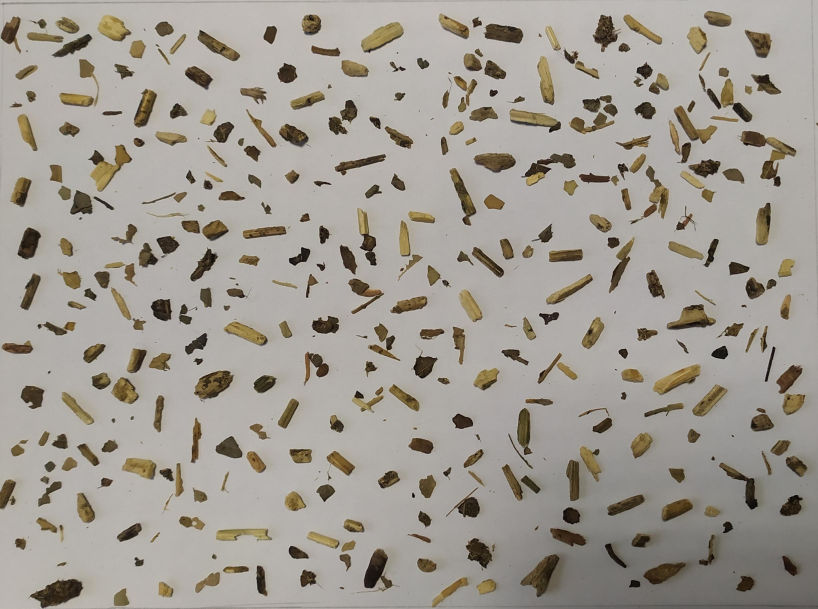
#> input picture Paper1-YMporousmat/count_grains/coarse/YM2_gruesa_200x150.JPG, 2454 x 1826 px, found by its file name (shown at 1/3 size)
$ jupyter execute count_grain.ipynb
#> lines starting #> are read from the running program, lines starting #| are printed output that depends on the picture; after the words box and inside, x2 and y2 are one past the last pixel; in counts of white or black regions, pixels touching at a corner belong together
## Algorithm to predict the size of the Yerba Mate grains

It is based in a photo of the grains disposed in a white paper. The algorithm can detect the contours and calculate the equivalent width and length of each grain. Then the distribution of the particle sizes is shown.

1. First the image is loaded and the cv2 library is used to process the image

[cell 1]
import cv2 as cv
import numpy as np
import pandas as pd
import seaborn as sns
from sklearn.cluster import KMeans
import matplotlib.pyplot as plt

fname = 'YM2_gruesa_200x150.jpg'
img = cv.imread(fname) #YM_media3_2914x1758
#> img is the input picture: shape (1826, 2454, 3); mean B, G, R 146.2, 154.6, 160.1

#YM2_fine_150x100 --> 2684/150 = 17.89  ; 1768/100 = 17.68 resolution
#YM2_gruesa_200x150 --> 2454/200=12.27 ; 1826/150= 12.17
#YM2_extrafine_200x150 -->  5136/200 = 25.68 ; 3726/150 = 24.84

# Convert the image to grayscale
gray = cv.cvtColor(img, cv.COLOR_BGR2GRAY)
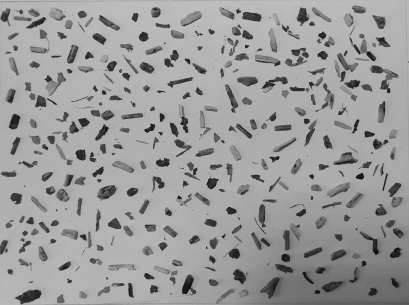
#> gray: shape (1826, 2454) (shown at 1/6 size); min 0, max 216, mean 155.2
img_rgb = cv.cvtColor(img, cv.COLOR_BGR2RGB)


# Apply Gaussian blur to reduce noise
gray_blurred = cv.GaussianBlur(gray, (7, 7), 5)
img_edges = cv.Canny(gray,150,200)
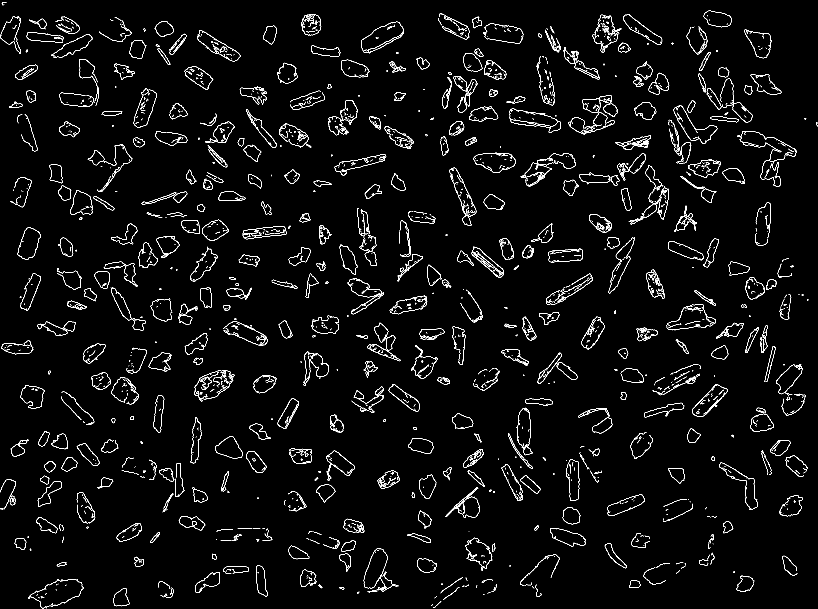
#> img_edges: shape (1826, 2454) (shown at 1/3 size); 2.4% white in thin lines or dots
#cv2.Canny

xlim = (1500, 2300)
ylim = (1750, 1200)

fig, axx = plt.subplots(1, 4, figsize=(25,10))
axx[0].imshow(img_rgb)
axx[1].imshow(gray, cmap='gray')
axx[2].imshow(gray_blurred, cmap='gray')
axx[3].imshow(img_edges)
#fig.suptitle('Yerba Mate extrafine granules')
axx[0].set_xlabel('Pixel')
axx[0].set_ylabel('Pixel')
axx[0].set_title('Original')
#axx[0].set_xlim(4000, 5000)
#axx[0].set_ylim(2500, 3500)

axx[1].set_title('Gray')
axx[1].set_xlim(xlim)
axx[1].set_ylim(ylim)

axx[2].set_title('Gray Blurred')
axx[2].set_xlim(xlim)
axx[2].set_ylim(ylim)

axx[3].set_title('Edges')
axx[3].set_xlim(xlim)
axx[3].set_ylim(ylim)
plt.show()
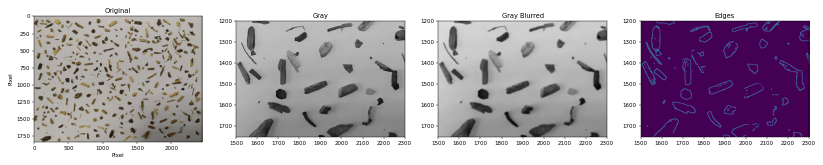
#> figure drawn by matplotlib, 4 panels
print('Hello')

[cell 2]
#!pip install --upgrade pip
#!pip install opencv-python

#### Define the threshold of the image

[cell 3]
# Get the pixel resolution in pixels per millimeter (Enter valid values based on your image)
#pixel_resolution_x = float(input("Enter horizontal pixel resolution (pixels/mm): ")) #2234/100=22.34
#pixel_resolution_y = float(input("Enter vertical pixel resolution (pixels/mm): "))   #1358/60= 22.62

#YM2_extrafine_200x150.jpg (4975x3689 px)
pixel_resolution_x = 12.2
pixel_resolution_y = 12.2

# Apply thresholding to segment the sticks from the background
thresh = cv.threshold(gray_blurred, 100, 255, cv.THRESH_BINARY_INV + cv.THRESH_OTSU)[1]
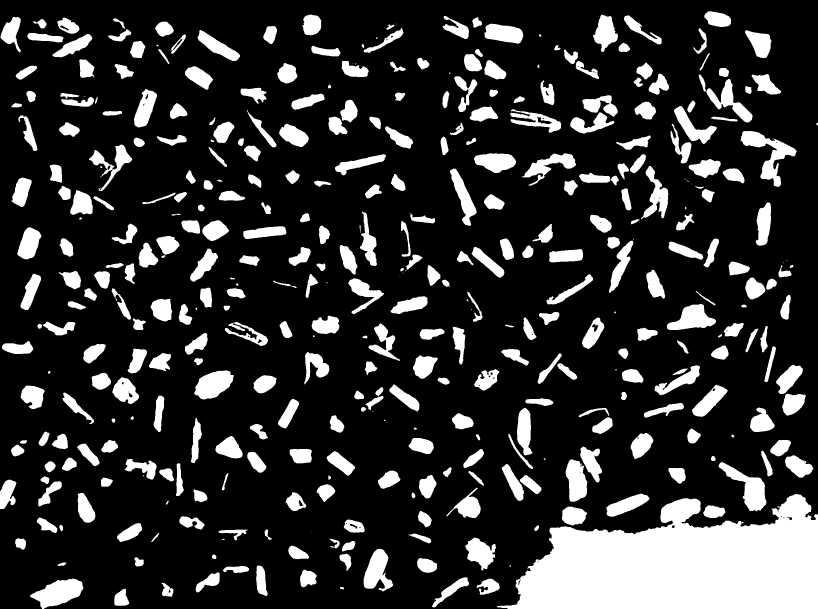
#> thresh: shape (1826, 2454) (shown at 1/3 size); 19.4% white; 404 white regions (33 under 20 px), largest, box (x1, y1, x2, y2) and area: (1490, 1482, 2454, 1826) 224933, (2222, 393, 2390, 561) 9106, (90, 1736, 250, 1826) 8398
thresh2 = cv.adaptiveThreshold(gray_blurred, 255, cv.ADAPTIVE_THRESH_GAUSSIAN_C, cv.THRESH_BINARY_INV, 71,4) #Tune this last two numbers (odd values) to make the selection finer of coarser
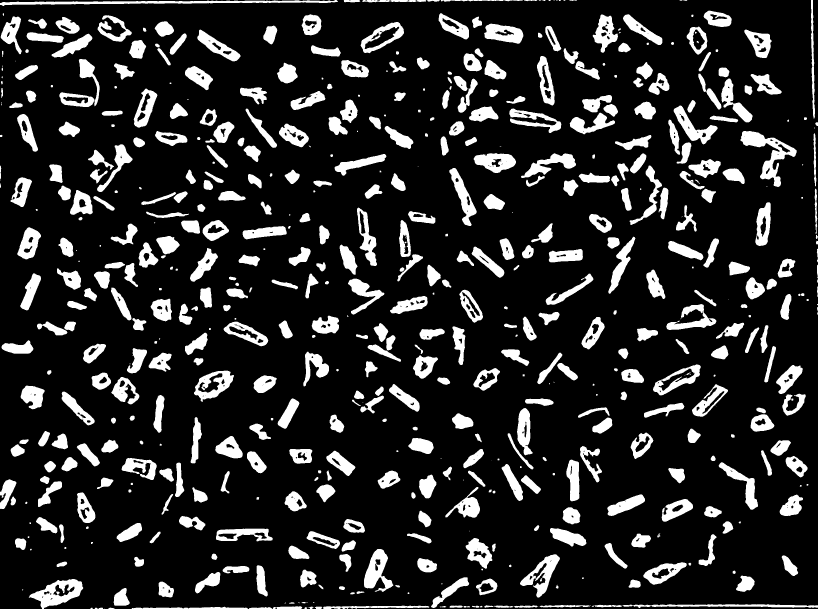
#> thresh2: shape (1826, 2454) (shown at 1/3 size); 15.8% white; 601 white regions (62 under 20 px)

fig, axx = plt.subplots(2, 2, figsize=(15,10))
axx[0][0].imshow(cv.cvtColor(thresh, cv.COLOR_BGR2RGB))
axx[0][0].set_title('Threshold')

axx[0][1].imshow(cv.cvtColor(thresh, cv.COLOR_BGR2RGB))
axx[0][1].set_xlim(xlim)
axx[0][1].set_ylim(ylim)

axx[1][0].imshow(cv.cvtColor(thresh2, cv.COLOR_BGR2RGB))
axx[1][0].set_title('Adaptive Threshold')

axx[1][1].imshow(cv.cvtColor(thresh2, cv.COLOR_BGR2RGB))
axx[1][1].set_xlim(xlim)
axx[1][1].set_ylim(ylim)

plt.show()
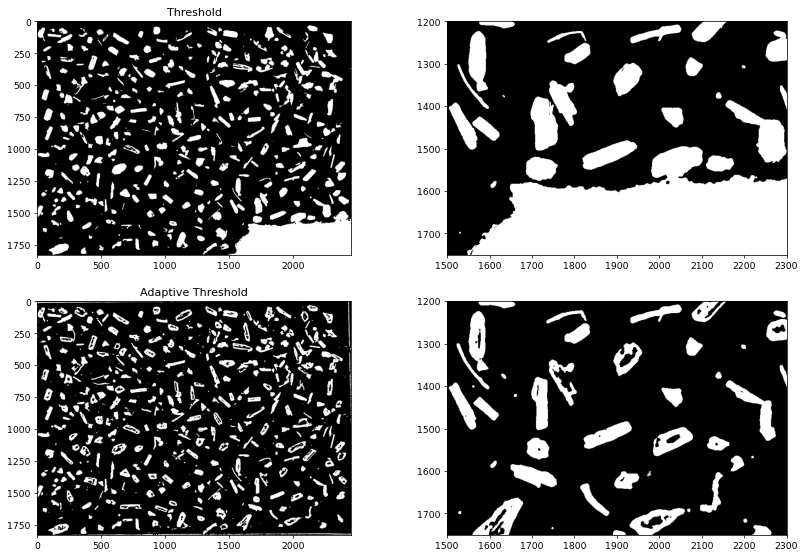
#> figure drawn by matplotlib, 4 panels

#### Find the contours of each grain

- with standard threshold
- with Addaptive threshold

[cell 4]
# Find contours of the sticks

contours, hierarchy = cv.findContours(thresh, cv.RETR_EXTERNAL, cv.CHAIN_APPROX_SIMPLE)
#> contours = 403 contours, 41 with area under 20; largest, box (x1, y1, x2, y2) and area: (1490, 1482, 2454, 1826) 223643, (2222, 393, 2390, 561) 8756, (90, 1736, 250, 1826) 8215, (2156, 1386, 2300, 1534) 7672, (583, 1111, 701, 1198) 6717
contours2, hierarchy2 = cv.findContours(thresh2, cv.RETR_EXTERNAL, cv.CHAIN_APPROX_SIMPLE)
#> contours2 = 593 contours, 94 with area under 20; largest, box (x1, y1, x2, y2) and area: (2221, 393, 2390, 561) 8610, (86, 1737, 250, 1826) 7890, (582, 1112, 702, 1205) 6665, (1082, 66, 1212, 160) 6354, (0, 0, 1014, 18) 6151

fig, axx = plt.subplots(2, 2, figsize=(15,10))
colors = ['r', 'g', 'b', 'y', 'm']
for i, contour in enumerate(contours):
    area = cv.contourArea(contour)
    if area > 100:  # Only draw valid contours
        x, y = contour[:, :, 0].ravel(), contour[:, :, 1].ravel()
        axx[0][0].plot(x, y)
        axx[0][1].plot(x, y)
#> this loop made 403 passes
#> area on passes 1 to 8: 1549, 55.5, 881.5, 1814, 8215, 2523, 1906, 1843.5
axx[0][0].imshow(img, cmap='viridis', alpha=0.5)  # Overlay original image
axx[0][0].set_title('Standard threshold')
axx[0][1].imshow(img, cmap='viridis', alpha=0.5)  # Overlay original image
axx[0][1].set_xlim(xlim)
axx[0][1].set_ylim(ylim)

for i, contour in enumerate(contours2):
    area = cv.contourArea(contour)
    if area > 100:  # Only draw valid contours
        x, y = contour[:, :, 0].ravel(), contour[:, :, 1].ravel()
        axx[1][0].plot(x, y)
        axx[1][1].plot(x, y)
#> this loop made 593 passes
#> area on passes 2, 3, 8: 44.5, 20, 23.5
axx[1][0].imshow(img, cmap='viridis', alpha=0.5)  # Overlay original image
axx[1][0].set_title('Adaptive threshold')
axx[1][1].imshow(img, cmap='viridis', alpha=0.5)  # Overlay original image
axx[1][1].set_xlim(xlim)
axx[1][1].set_ylim(ylim)

plt.show()
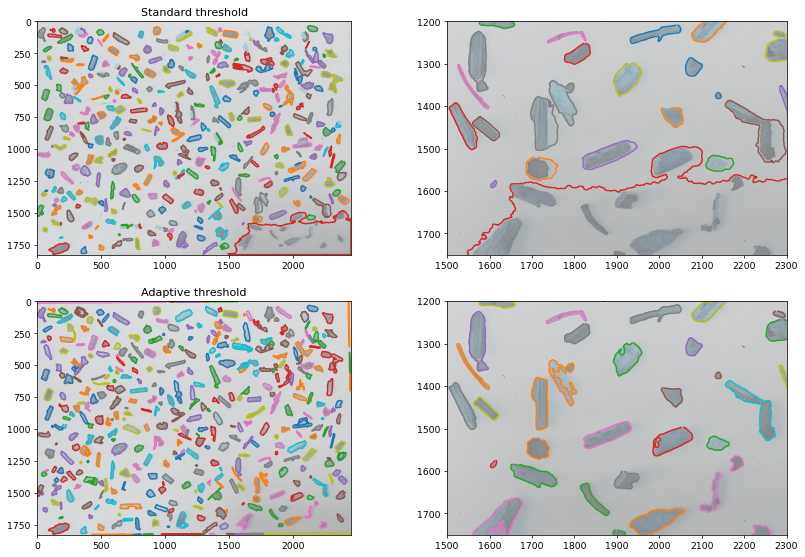
#> figure drawn by matplotlib, 4 panels; B, G, R data is drawn as R, G, B

#### Calculate the area of contours and equivalent width and length of the grains

[cell 5]
#Selected threshold and contour
selected_threshold = thresh2
selected_contour = contours2
#> selected_contour has the same summary as contours2

# Initialize lists to store stick dimensions
stick_lengths = []
stick_widths = []

# Loop through each contour (stick)
for contour in selected_contour:
    # Filter out small contours based on area (this threshold may need adjustment)
    area = cv.contourArea(contour)
    if area > 100:  # Minimum contour area to consider (pixels)
        # Calculate the bounding rectangle for the contour
        x, y, w, h = cv.boundingRect(contour)

        # Debugging: bounding rectangle position and size in pixels
        #print(f"Contour area: {area}, Width (px): {w}, Height (px): {h}")

        # Convert pixel dimensions to millimeters
        length = h / pixel_resolution_y  # Height in mm
        width = w / pixel_resolution_x    # Width in mm

        #Aca agregar que calcule el area de circunferencia equivalente de cada grano:

        # Append the stick dimensions to the lists
        stick_lengths.append(length)  # in mm
        stick_widths.append(width)    # in mm
#> this loop made 593 passes
#> (area, x, y, w, h, length, width) on passes 9, 12, 14, 19, 20, 21, 23, 24: (148.5, 747, 1821, 69, 5, 0.41, 5.66), (694, 427, 1820, 316, 6, 0.492, 25.9), (379.5, 829, 1819, 78, 7, 0.574, 6.39), (1448.5, 969, 1817, 319, 9, 0.738, 26.15), (276.5, 1542, 1816, 73, 7, 0.574, 5.98), (213, 1483, 1816, 57, 7, 0.574, 4.67), (173.5, 1348, 1816, 41, 7, 0.574, 3.36), (563, 1620, 1815, 153, 7, 0.574, 12.54)
#> after the loop, stick_lengths = 387 values, max 29.18 at index 381, min 0.41 at index 0, mean 4.74; stick_widths = 387 values, max 83.11 at index 386, min 0.656 at index 251, mean 5.55

len(stick_lengths)
#> Out = 387

#### Create a DataFrame

[cell 6]
dict_dimensions = {'length': stick_lengths, 'width': stick_widths}

df_grains = pd.DataFrame(dict_dimensions)
#> df_grains = table of 387 rows and 2 columns
df_grains.head()

df_grains.to_csv(f'dimensions_{fname}.csv', index=False)

#Calculate mean values and standard deviation

length_mean = round(df_grains['length'].mean(), 2)
#> length_mean = 4.74
length_dev = round(df_grains['length'].std(), 2)
#> length_dev = 2.95

width_mean = round(df_grains['width'].mean(), 2)
#> width_mean = 5.55
width_dev = round(df_grains['width'].std(), 2)

df_grains['length'].size

#### Plot the results

[cell 7]
fig = plt.figure(figsize=(15,10))
gs = fig.add_gridspec(3,3, figure=fig)

ax1=fig.add_subplot(gs[0,0])
ax2=fig.add_subplot(gs[0,-2])
ax3=fig.add_subplot(gs[0,-1])
ax4=fig.add_subplot(gs[1,:])
ax5=fig.add_subplot(gs[2,:])

ax1.imshow(img_rgb, cmap='gray')
ax2.imshow(selected_threshold, cmap='gray')
ax3.imshow(gray, cmap='gray')

for i, contour in enumerate(selected_contour):
    area = cv.contourArea(contour)
    if area > 100:  # Only draw valid contours
        x, y = contour[:, :, 0].ravel(), contour[:, :, 1].ravel()
        ax3.plot(x, y)
#> this loop made 593 passes
#> contour on passes 1, 13, 39: [[314, 1825]], [[1618, 1819], [1617, 1820]], [[1672, 1754], [1673, 1755]]
ax3.imshow(img, cmap='viridis', alpha=0.5)  # Overlay original image
ax3.set_xlabel('pixel')
#ax3.set_ylabel('pixel')

bins=30
fontsize=15
count = df_grains['length'].size

sns.histplot(data=df_grains, ax=ax4, x='length', bins=70, kde=True, log_scale=False, label=f'Count: {count}, Mean: {length_mean} mm, std: {length_dev} mm')
#sns.histplot(data=clustered_sticks[1], ax=ax4, x='length', bins=30, kde=True, log_scale=False, label=f'Mean: {round(np.array(clustered_sticks[1]["length"]).mean(), 2)} mm, std: {round(np.array(clustered_sticks[1]["length"]).std(), 2)} mm')
#sns.jointplot(data=df, x="length", y="width")
ax4.set_xlabel('Length [mm]', fontsize=fontsize)
ax4.set_ylabel('Counts', fontsize=fontsize)
xlabels=np.arange(0,30,1)
ax4.set_xticks(xlabels)#, fontsize=fontsize)
ax4.set_xlim(0, 15)
ax4.legend()


sns.histplot(data=df_grains, ax=ax5, x='width', bins=130, kde=True, log_scale=False, label=f'Count: {count}, Mean: {width_mean} mm, std: {width_dev} mm')
#sns.histplot(data=clustered_sticks[1], ax=ax5, x='width', bins=30, kde=True, log_scale=False, label=f'Mean: {round(np.array(clustered_sticks[1]["width"]).mean(), 2)} mm, std: {round(np.array(clustered_sticks[1]["width"]).std(), 2)} mm')
ax5.set_xlabel('Width [mm]', fontsize=fontsize)
ax5.set_ylabel('Counts', fontsize=fontsize)
ax5.set_xticks(xlabels)#, fontsize=fontsize)
ax5.set_xlim(0, 15)
plt.tight_layout(pad=0.5)
ax5.legend()

plt.show()
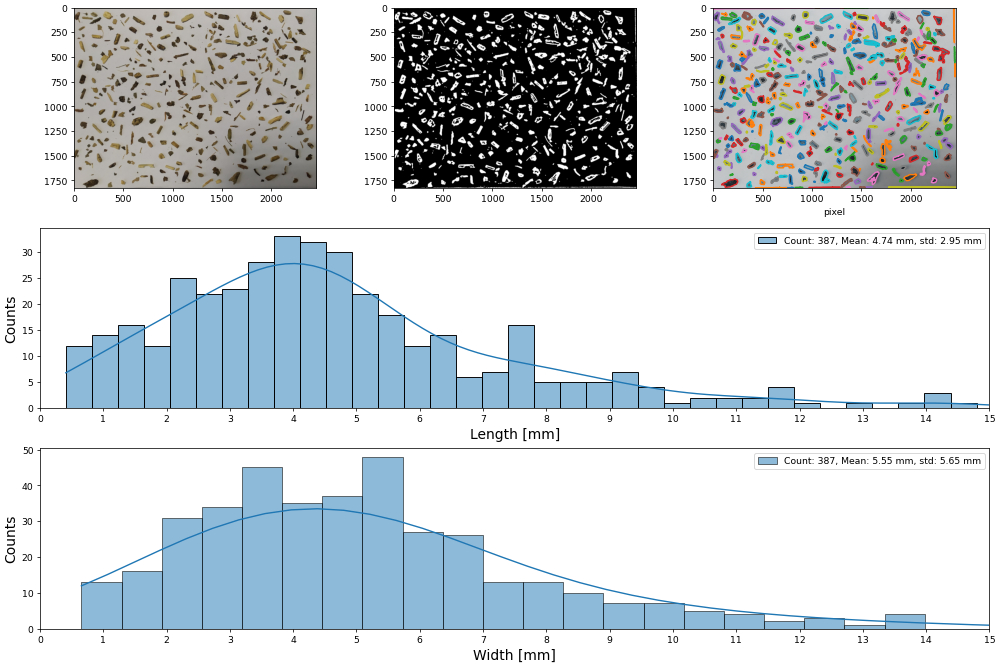
#> figure drawn by matplotlib, 5 panels; B, G, R data is drawn as R, G, B; panel 4: tallest bar 33 high, from x = 3.7 to 4.11; panel 4: curve peaks at x = 4.02, y = 27.8; panel 5: tallest bar 48 high, from x = 5.1 to 5.73; panel 5: curve peaks at x = 4.39, y = 33.47

$ run again, with Paper1-YMporousmat/count_grains/coarse/YM2_coarse_2.1_clean.JPG copied over Paper1-YMporousmat/count_grains/coarse/YM2_gruesa_200x150.JPG
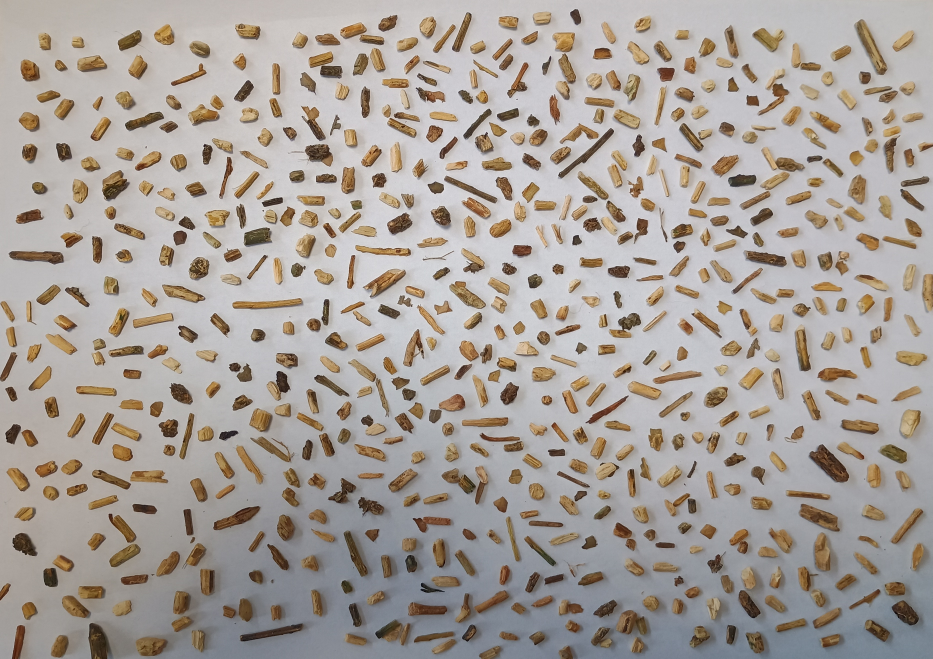
#> input picture Paper1-YMporousmat/count_grains/coarse/YM2_coarse_2.1_clean.JPG, 3729 x 2635 px, found by its file name (shown at 1/4 size)
#> img is the input picture: shape (2635, 3729, 3); mean B, G, R 153.3, 159.6, 167.3
#> `img_edges = cv.Canny(gray,150,200)`:
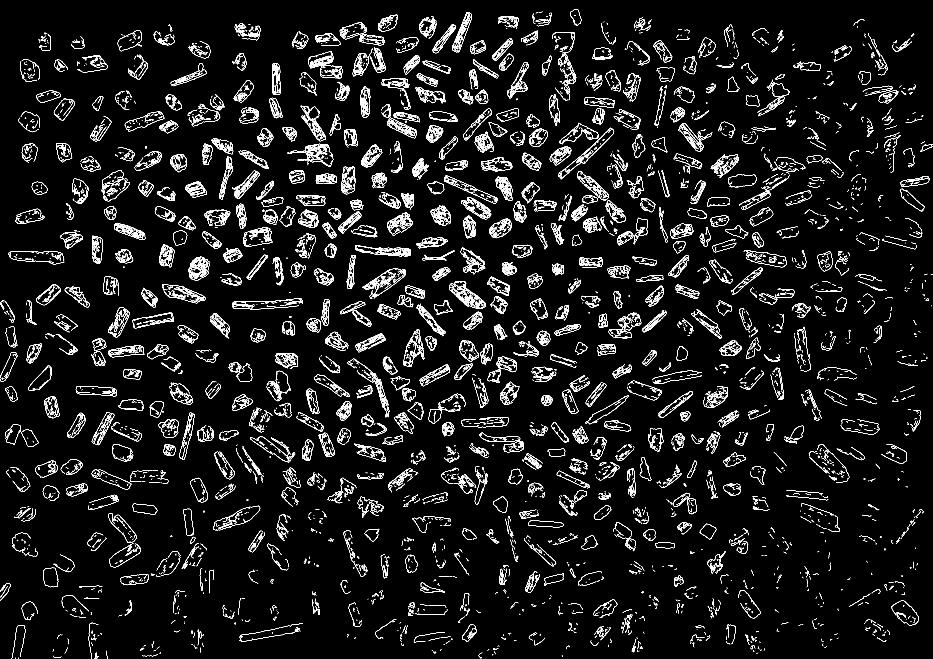
#> img_edges: shape (2635, 3729) (shown at 1/4 size); 3.5% white in thin lines or dots
#> thresh: shape (2635, 3729); 33.6% white; 859 white regions (133 under 20 px), largest, box (x1, y1, x2, y2) and area: (201, 1870, 3729, 2635) 1623502, (1765, 1863, 1970, 2029) 15739, (432, 2053, 581, 2282) 15453
#> thresh2: shape (2635, 3729); 19% white; 1514 white regions (471 under 20 px)
#> contours = 854 contours, 160 with area under 20; largest, box (x1, y1, x2, y2) and area: (201, 1870, 3729, 2635) 1629168, (1765, 1863, 1970, 2029) 15702, (432, 2053, 581, 2282) 15173, (3233, 1776, 3415, 1934) 13388, (3419, 78, 3551, 301) 11304
#> contours2 = 1438 contours, 490 with area under 20; largest, box (x1, y1, x2, y2) and area: (3235, 1777, 3397, 1930) 11742, (3416, 76, 3550, 301) 10941, (3195, 2015, 3361, 2128) 9512, (353, 2492, 450, 2635) 8704, (34, 1005, 257, 1058) 8164
#> the loop `for i, contour in enumerate(contours):` made 854 passes
#> area on passes 2, 5, 6: 9418.5, 3730, 254
#> the loop `for i, contour in enumerate(contours2):` made 1438 passes
#> area on passes 9 to 11: 30.5, 28, 1699
#> `plt.show()`:
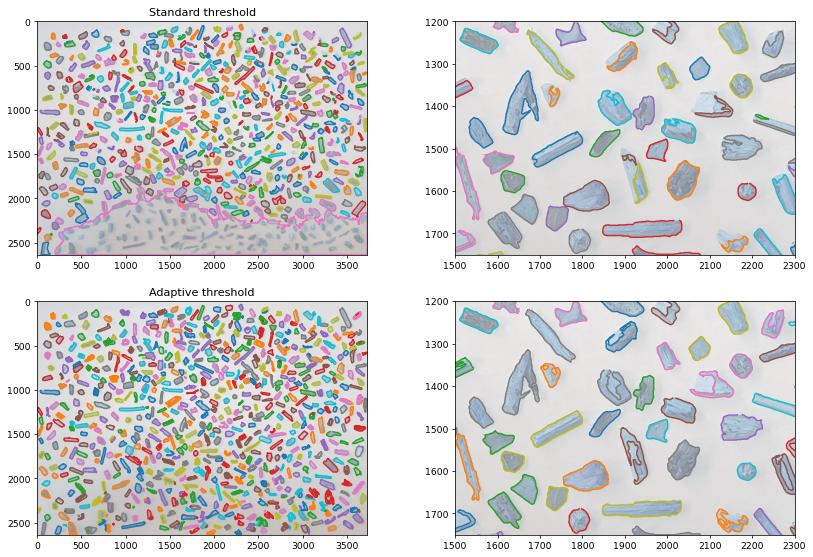
#> figure drawn by matplotlib, 4 panels; B, G, R data is drawn as R, G, B
#> selected_contour has the same summary as contours2
#> the loop `for contour in selected_contour:` made 1438 passes
#> (area, x, y, w, h, length, width) on passes 11, 12, 15, 20, 23, 24, 26, 27: (1699, 2235, 2583, 74, 52, 4.26, 6.07), (2233.5, 1915, 2583, 98, 52, 4.26, 8.03), (297.5, 560, 2580, 30, 21, 1.72, 2.46), (2045.5, 1726, 2557, 104, 64, 5.25, 8.52), (405, 3059, 2554, 19, 71, 5.82, 1.56), (974.5, 2401, 2554, 66, 46, 3.77, 5.41), (2692, 2527, 2549, 67, 68, 5.57, 5.49), (4706, 543, 2547, 130, 78, 6.39, 10.66)
#> after the loop `for contour in selected_contour:`: stick_lengths = 765 values, max 18.44 at index 757, min 0.656 at index 620, mean 5.71; stick_widths = 765 values, max 23.36 at index 409, min 0.82 at index 401, mean 6.24
#> `len(stick_lengths)`: Out = 765
#> df_grains = table of 765 rows and 2 columns
#> length_mean = 5.71
#> length_dev = 2.49
#> width_mean = 6.24
#> width_dev = 2.98
#> the loop `for i, contour in enumerate(selected_contour):` made 1438 passes
#> contour on passes 16, 17, 21: [[2316, 2579], [2318, 2579]], [[3559, 2575], [3560, 2576], [3560, 2577], [3560, 2576]], [[2481, 2556], [2481, 2557]]
